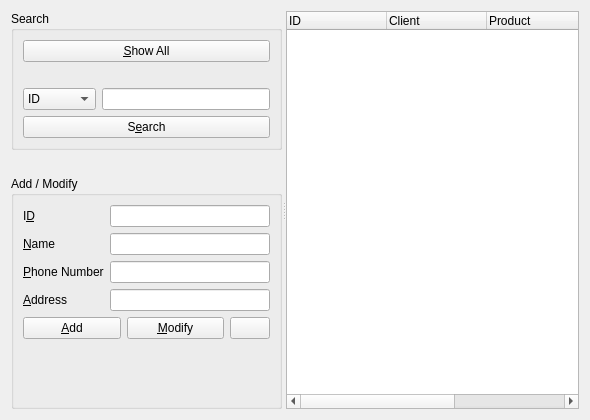
<?xml version="1.0" encoding="UTF-8"?>
<ui version="4.0">
 <class>OrderManagerForm</class>
 <widget class="QWidget" name="OrderManagerForm">
  <property name="geometry">
   <rect>
    <x>0</x>
    <y>0</y>
    <width>590</width>
    <height>420</height>
   </rect>
  </property>
  <property name="windowTitle">
   <string>Client Info</string>
  </property>
  <layout class="QVBoxLayout" name="verticalLayout_3">
   <item>
    <widget class="QSplitter" name="splitter">
     <property name="orientation">
      <enum>Qt::Horizontal</enum>
     </property>
     <widget class="QWidget" name="layoutWidget">
      <layout class="QVBoxLayout" name="toolVerticalLayout">
       <item>
        <widget class="QGroupBox" name="searchGroupBox">
         <property name="title">
          <string>Search</string>
         </property>
         <layout class="QVBoxLayout" name="verticalLayout_2">
          <item>
           <widget class="QPushButton" name="showAllPushButton">
            <property name="text">
             <string>&amp;Show All</string>
            </property>
           </widget>
          </item>
          <item>
           <spacer name="verticalSpacer">
            <property name="orientation">
             <enum>Qt::Vertical</enum>
            </property>
            <property name="sizeType">
             <enum>QSizePolicy::Fixed</enum>
            </property>
            <property name="sizeHint" stdset="0">
             <size>
              <width>20</width>
              <height>20</height>
             </size>
            </property>
           </spacer>
          </item>
          <item>
           <layout class="QHBoxLayout" name="searchHorizontalLayout">
            <item>
             <widget class="QComboBox" name="searchComboBox">
              <item>
               <property name="text">
                <string>ID</string>
               </property>
              </item>
              <item>
               <property name="text">
                <string>Client</string>
               </property>
              </item>
              <item>
               <property name="text">
                <string>Product</string>
               </property>
              </item>
             </widget>
            </item>
            <item>
             <widget class="QLineEdit" name="searchLineEdit"/>
            </item>
           </layout>
          </item>
          <item>
           <widget class="QPushButton" name="searchPushButton">
            <property name="text">
             <string>S&amp;earch</string>
            </property>
           </widget>
          </item>
         </layout>
        </widget>
       </item>
       <item>
        <spacer name="verticalSpacer_2">
         <property name="orientation">
          <enum>Qt::Vertical</enum>
         </property>
         <property name="sizeType">
          <enum>QSizePolicy::Fixed</enum>
         </property>
         <property name="sizeHint" stdset="0">
          <size>
           <width>20</width>
           <height>20</height>
          </size>
         </property>
        </spacer>
       </item>
       <item>
        <widget class="QGroupBox" name="inputGroupBox">
         <property name="title">
          <string>Add / Modify</string>
         </property>
         <layout class="QVBoxLayout" name="verticalLayout">
          <item>
           <layout class="QFormLayout" name="clientFormLayout">
            <item row="0" column="0">
             <widget class="QLabel" name="idLabel">
              <property name="text">
               <string>I&amp;D</string>
              </property>
              <property name="buddy">
               <cstring>idLineEdit</cstring>
              </property>
             </widget>
            </item>
            <item row="1" column="0">
             <widget class="QLabel" name="nameLabel">
              <property name="text">
               <string>&amp;Name</string>
              </property>
              <property name="buddy">
               <cstring>nameLineEdit</cstring>
              </property>
             </widget>
            </item>
            <item row="3" column="0">
             <widget class="QLabel" name="addressLabel">
              <property name="text">
               <string>&amp;Address</string>
              </property>
              <property name="buddy">
               <cstring>addressLineEdit</cstring>
              </property>
             </widget>
            </item>
            <item row="2" column="0">
             <widget class="QLabel" name="phoneNumberLabel">
              <property name="text">
               <string>&amp;Phone Number</string>
              </property>
              <property name="buddy">
               <cstring>phoneNumberLineEdit</cstring>
              </property>
             </widget>
            </item>
            <item row="0" column="1">
             <widget class="QLineEdit" name="idLineEdit">
              <property name="readOnly">
               <bool>true</bool>
              </property>
             </widget>
            </item>
            <item row="1" column="1">
             <widget class="QLineEdit" name="nameLineEdit"/>
            </item>
            <item row="2" column="1">
             <widget class="QLineEdit" name="phoneNumberLineEdit"/>
            </item>
            <item row="3" column="1">
             <widget class="QLineEdit" name="addressLineEdit"/>
            </item>
           </layout>
          </item>
          <item>
           <layout class="QHBoxLayout" name="addHorizontalLayout">
            <item>
             <widget class="QPushButton" name="addPushButton">
              <property name="text">
               <string>&amp;Add</string>
              </property>
             </widget>
            </item>
            <item>
             <widget class="QPushButton" name="modifyPushButton">
              <property name="text">
               <string>&amp;Modify</string>
              </property>
             </widget>
            </item>
            <item>
             <widget class="QPushButton" name="cleanPushButton">
              <property name="sizePolicy">
               <sizepolicy hsizetype="Fixed" vsizetype="Fixed">
                <horstretch>0</horstretch>
                <verstretch>0</verstretch>
               </sizepolicy>
              </property>
              <property name="text">
               <string/>
              </property>
             </widget>
            </item>
           </layout>
          </item>
          <item>
           <spacer name="verticalSpacer_3">
            <property name="orientation">
             <enum>Qt::Vertical</enum>
            </property>
            <property name="sizeHint" stdset="0">
             <size>
              <width>20</width>
              <height>40</height>
             </size>
            </property>
           </spacer>
          </item>
         </layout>
        </widget>
       </item>
      </layout>
     </widget>
     <widget class="QWidget" name="verticalLayoutWidget">
      <layout class="QVBoxLayout" name="listVerticalLayout">
       <item>
        <widget class="QTreeWidget" name="treeWidget">
         <property name="rootIsDecorated">
          <bool>false</bool>
         </property>
         <column>
          <property name="text">
           <string>ID</string>
          </property>
         </column>
         <column>
          <property name="text">
           <string>Client</string>
          </property>
         </column>
         <column>
          <property name="text">
           <string>Product</string>
          </property>
         </column>
         <column>
          <property name="text">
           <string>Quantity</string>
          </property>
         </column>
         <column>
          <property name="text">
           <string>Total</string>
          </property>
         </column>
        </widget>
       </item>
      </layout>
     </widget>
    </widget>
   </item>
  </layout>
 </widget>
 <resources/>
 <connections/>
</ui>
